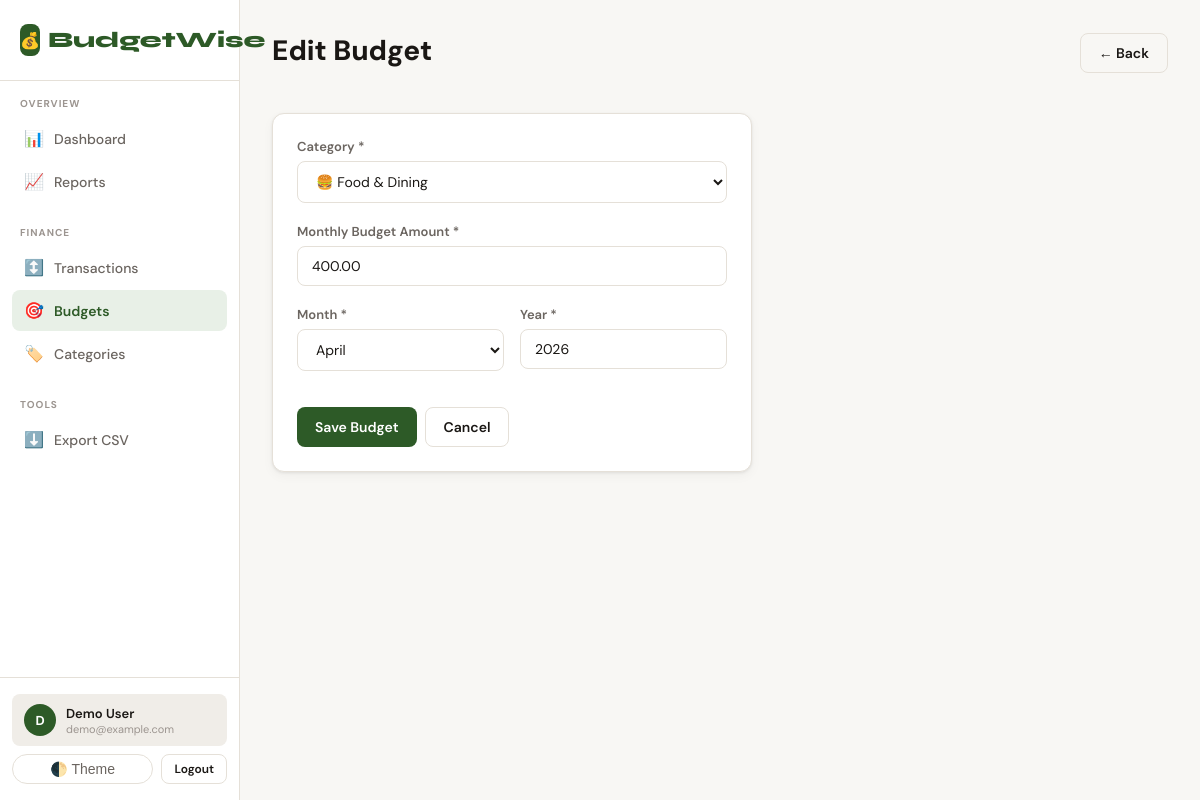
Screenshot of /budgets/1/edit/ (signed in) with the database file from the repository.
### core/models.py (models this page shows, shortened)
class Budget(models.Model):
    user = models.ForeignKey(User, on_delete=models.CASCADE, related_name='budgets')
    category = models.ForeignKey(Category, on_delete=models.CASCADE, related_name='budgets')
    amount = models.DecimalField(max_digits=12, decimal_places=2, validators=[MinValueValidator(Decimal('0.01'))])
    month = models.IntegerField()
    year = models.IntegerField()
    created_at = models.DateTimeField(auto_now_add=True)
    updated_at = models.DateTimeField(auto_now=True)
    class Meta:
        unique_together = ['user', 'category', 'month', 'year']
        ordering = ['-year', '-month']

### core/views.py (the view)
# urls.py: path('budgets/<int:pk>/edit/', views.budget_edit, name='budget_edit'),
@login_required
def budget_edit(request, pk):
    budget = get_object_or_404(Budget, pk=pk, user=request.user)
    if request.method == 'POST':
        form = BudgetForm(user=request.user, data=request.POST, instance=budget)
        if form.is_valid():
            form.save()
            messages.success(request, 'Budget updated!')
            return redirect('budget_list')
    else:
        form = BudgetForm(user=request.user, instance=budget)
    return render(request, 'core/budgets/form.html', {'form': form, 'title': 'Edit Budget', 'budget': budget})

### core/forms.py
class BudgetForm(forms.ModelForm):
    class Meta:
        model = Budget
        fields = ['category', 'amount', 'month', 'year']
        widgets = {
            'category': forms.Select(attrs={'class': 'form-control'}),
            'amount': forms.NumberInput(attrs={'class': 'form-control', 'step': '0.01', 'min': '0.01'}),
            'month': forms.Select(choices=[(i, timezone.datetime(2000, i, 1).strftime('%B')) for i in range(1, 13)],
                                  attrs={'class': 'form-control'}),
            'year': forms.NumberInput(attrs={'class': 'form-control', 'min': '2000', 'max': '2100'}),
        }
    def __init__(self, user=None, *args, **kwargs):
        super().__init__(*args, **kwargs)
        from django.db.models import Q
        if user:
            self.fields['category'].queryset = Category.objects.filter(
                Q(user=user) | Q(user__isnull=True)
            ).filter(category_type__in=['expense', 'both']).order_by('name')
        now = timezone.now()
        self.fields['month'].initial = now.month
        self.fields['year'].initial = now.year

### core/models.py (called while the page is built)
    def __str__(self):
        return f"{self.icon} {self.name}"

### templates/core/budgets/form.html (shortened to what this page needs)
{% extends "base.html" %}
{% block header %}
<div class="flex-between mb-4">
  <div class="page-title">{{ title }}</div>
  <a href="{% url 'budget_list' %}" class="btn btn-outline">&#8592; Back</a>
</div>
{% endblock %}
{% block content %}
<div style="max-width:480px;">
  <div class="card">
    <form method="post">
      <div class="form-group">
        <label class="form-label">Category *</label>
        {{ form.category }}
      </div>
      <div class="form-group">
        <label class="form-label">Monthly Budget Amount *</label>
        {{ form.amount }}
      </div>
      <div class="grid-2" style="gap:16px;">
        <div class="form-group">
          <label class="form-label">Month *</label>
          {{ form.month }}
        </div>
        <div class="form-group">
          <label class="form-label">Year *</label>
          {{ form.year }}
        </div>
      </div>
      <div class="flex gap-2 mt-4">
        <button type="submit" class="btn btn-primary">Save Budget</button>
        <a href="{% url 'budget_list' %}" class="btn btn-outline">Cancel</a>
      </div>
    </form>
  </div>
</div>
{% endblock %}

### templates/base.html (shortened to what this page needs)
<!DOCTYPE html>
<html lang="en" data-theme="light">
<head>
</head>
<body>
{% if user.is_authenticated %}
<div class="app-layout">
  <aside class="sidebar" id="sidebar">
    <div class="sidebar-logo">
      <div class="logo-mark">
        <div class="logo-icon">💰</div>
        BudgetWise
      </div>
    </div>
    <nav class="sidebar-nav">
      <div class="nav-section">
        <div class="nav-section-label">Overview</div>
        <a href="{% url 'dashboard' %}" class="nav-item {% if request.resolver_match.url_name == 'dashboard' %}active{% endif %}">
          <span class="nav-icon">📊</span> Dashboard
        </a>
        <a href="{% url 'reports' %}" class="nav-item {% if request.resolver_match.url_name == 'reports' %}active{% endif %}">
          <span class="nav-icon">📈</span> Reports
        </a>
      </div>
      <div class="nav-section">
        <div class="nav-section-label">Finance</div>
        <a href="{% url 'transaction_list' %}" class="nav-item {% if 'transaction' in request.resolver_match.url_name %}active{% endif %}">
          <span class="nav-icon">↕️</span> Transactions
        </a>
        <a href="{% url 'budget_list' %}" class="nav-item {% if 'budget' in request.resolver_match.url_name %}active{% endif %}">
          <span class="nav-icon">🎯</span> Budgets
        </a>
        <a href="{% url 'category_list' %}" class="nav-item {% if 'category' in request.resolver_match.url_name %}active{% endif %}">
          <span class="nav-icon">🏷️</span> Categories
        </a>
      </div>
      <div class="nav-section">
        <div class="nav-section-label">Tools</div>
        <a href="{% url 'export_csv' %}" class="nav-item">
          <span class="nav-icon">⬇️</span> Export CSV
        </a>
      </div>
    </nav>
    <div class="sidebar-footer">
      <div class="user-chip" style="margin-bottom:8px;">
        <div class="user-avatar">{{ user.username|first|upper }}</div>
        <div>
          <div class="user-name">{{ user.get_full_name|default:user.username }}</div>
          <div class="user-email">{{ user.email|truncatechars:22 }}</div>
        </div>
      </div>
      <div class="flex gap-2">
        <button class="theme-toggle" onclick="toggleTheme()" style="flex:1;">🌓 Theme</button>
        <a href="{% url 'logout' %}" class="btn btn-outline btn-sm">Logout</a>
      </div>
    </div>
  </aside>
  <div class="main-content">
    <div class="page-header">
      {% block header %}{% endblock %}
    </div>
    <div class="page-body">
      {% block content %}{% endblock %}
    </div>
  </div>
</div>
{% else %}
{% block auth_content %}{% endblock %}
{% endif %}
</body>
</html>

### rows the page displays
Budget: category "🍔 Food & Dining", amount "400.00", month "April", year "2026"

### other values shown
{{ user.username|first|upper }} "D"
{{ user.get_full_name|default:user.username }} "Demo User"
{{ user.email|truncatechars:22 }} "demo@example.com"
{{ title }} "Edit Budget"
